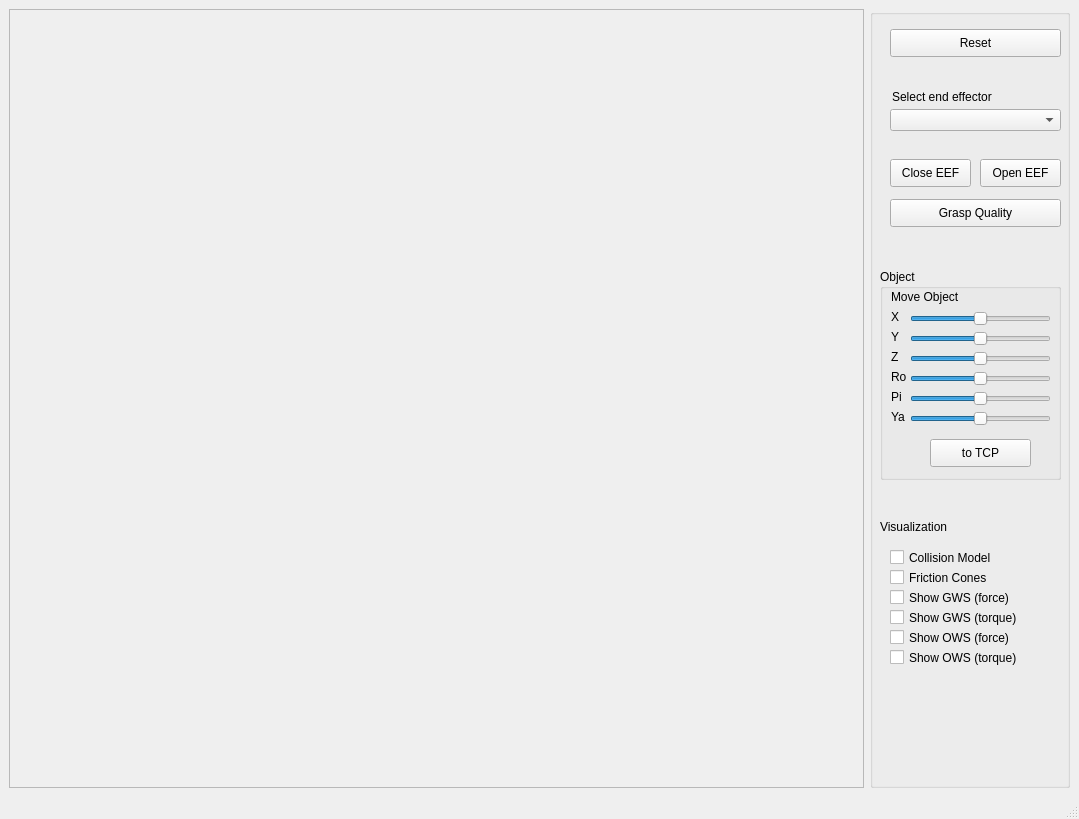
<?xml version="1.0" encoding="UTF-8"?>
<ui version="4.0">
 <class>MainWindowGraspQuality</class>
 <widget class="QMainWindow" name="MainWindowGraspQuality">
  <property name="geometry">
   <rect>
    <x>0</x>
    <y>0</y>
    <width>1079</width>
    <height>819</height>
   </rect>
  </property>
  <property name="windowTitle">
   <string>GraspStudio - GraspQuality</string>
  </property>
  <widget class="QWidget" name="centralwidget">
   <layout class="QGridLayout" name="gridLayout">
    <item row="0" column="0">
     <widget class="QFrame" name="frameViewer">
      <property name="frameShape">
       <enum>QFrame::StyledPanel</enum>
      </property>
      <property name="frameShadow">
       <enum>QFrame::Raised</enum>
      </property>
     </widget>
    </item>
    <item row="0" column="1">
     <widget class="QGroupBox" name="groupBox">
      <property name="maximumSize">
       <size>
        <width>200</width>
        <height>16777215</height>
       </size>
      </property>
      <property name="title">
       <string/>
      </property>
      <widget class="QPushButton" name="pushButtonReset">
       <property name="geometry">
        <rect>
         <x>20</x>
         <y>20</y>
         <width>171</width>
         <height>28</height>
        </rect>
       </property>
       <property name="text">
        <string>Reset</string>
       </property>
      </widget>
      <widget class="QPushButton" name="pushButtonClose">
       <property name="geometry">
        <rect>
         <x>20</x>
         <y>150</y>
         <width>81</width>
         <height>28</height>
        </rect>
       </property>
       <property name="text">
        <string>Close EEF</string>
       </property>
      </widget>
      <widget class="QPushButton" name="pushButtonOpen">
       <property name="geometry">
        <rect>
         <x>110</x>
         <y>150</y>
         <width>81</width>
         <height>28</height>
        </rect>
       </property>
       <property name="text">
        <string>Open EEF</string>
       </property>
      </widget>
      <widget class="QLabel" name="label_10">
       <property name="geometry">
        <rect>
         <x>10</x>
         <y>510</y>
         <width>121</width>
         <height>16</height>
        </rect>
       </property>
       <property name="text">
        <string>Visualization</string>
       </property>
      </widget>
      <widget class="QCheckBox" name="checkBoxColModel">
       <property name="geometry">
        <rect>
         <x>20</x>
         <y>540</y>
         <width>141</width>
         <height>17</height>
        </rect>
       </property>
       <property name="text">
        <string>Collision Model</string>
       </property>
      </widget>
      <widget class="QComboBox" name="comboBoxEEF">
       <property name="geometry">
        <rect>
         <x>20</x>
         <y>100</y>
         <width>171</width>
         <height>22</height>
        </rect>
       </property>
      </widget>
      <widget class="QLabel" name="label">
       <property name="geometry">
        <rect>
         <x>22</x>
         <y>80</y>
         <width>151</width>
         <height>16</height>
        </rect>
       </property>
       <property name="text">
        <string>Select end effector</string>
       </property>
      </widget>
      <widget class="QGroupBox" name="groupBox_2">
       <property name="geometry">
        <rect>
         <x>10</x>
         <y>260</y>
         <width>181</width>
         <height>211</height>
        </rect>
       </property>
       <property name="title">
        <string>Object</string>
       </property>
       <widget class="QSlider" name="horizontalSliderRo">
        <property name="geometry">
         <rect>
          <x>30</x>
          <y>100</y>
          <width>141</width>
          <height>20</height>
         </rect>
        </property>
        <property name="minimum">
         <number>-50</number>
        </property>
        <property name="maximum">
         <number>50</number>
        </property>
        <property name="orientation">
         <enum>Qt::Horizontal</enum>
        </property>
       </widget>
       <widget class="QLabel" name="label_6">
        <property name="geometry">
         <rect>
          <x>11</x>
          <y>80</y>
          <width>16</width>
          <height>16</height>
         </rect>
        </property>
        <property name="text">
         <string>Z</string>
        </property>
       </widget>
       <widget class="QLabel" name="label_3">
        <property name="geometry">
         <rect>
          <x>11</x>
          <y>20</y>
          <width>121</width>
          <height>16</height>
         </rect>
        </property>
        <property name="text">
         <string>Move Object</string>
        </property>
       </widget>
       <widget class="QSlider" name="horizontalSliderZ">
        <property name="geometry">
         <rect>
          <x>30</x>
          <y>80</y>
          <width>141</width>
          <height>20</height>
         </rect>
        </property>
        <property name="minimum">
         <number>-50</number>
        </property>
        <property name="maximum">
         <number>50</number>
        </property>
        <property name="orientation">
         <enum>Qt::Horizontal</enum>
        </property>
       </widget>
       <widget class="QSlider" name="horizontalSliderX">
        <property name="geometry">
         <rect>
          <x>30</x>
          <y>40</y>
          <width>141</width>
          <height>20</height>
         </rect>
        </property>
        <property name="minimum">
         <number>-50</number>
        </property>
        <property name="maximum">
         <number>50</number>
        </property>
        <property name="orientation">
         <enum>Qt::Horizontal</enum>
        </property>
       </widget>
       <widget class="QLabel" name="label_7">
        <property name="geometry">
         <rect>
          <x>11</x>
          <y>100</y>
          <width>16</width>
          <height>16</height>
         </rect>
        </property>
        <property name="text">
         <string>Ro</string>
        </property>
       </widget>
       <widget class="QLabel" name="label_8">
        <property name="geometry">
         <rect>
          <x>11</x>
          <y>120</y>
          <width>16</width>
          <height>16</height>
         </rect>
        </property>
        <property name="text">
         <string>Pi</string>
        </property>
       </widget>
       <widget class="QSlider" name="horizontalSliderPi">
        <property name="geometry">
         <rect>
          <x>30</x>
          <y>120</y>
          <width>141</width>
          <height>20</height>
         </rect>
        </property>
        <property name="minimum">
         <number>-50</number>
        </property>
        <property name="maximum">
         <number>50</number>
        </property>
        <property name="orientation">
         <enum>Qt::Horizontal</enum>
        </property>
       </widget>
       <widget class="QLabel" name="label_9">
        <property name="geometry">
         <rect>
          <x>11</x>
          <y>140</y>
          <width>16</width>
          <height>16</height>
         </rect>
        </property>
        <property name="text">
         <string>Ya</string>
        </property>
       </widget>
       <widget class="QLabel" name="label_5">
        <property name="geometry">
         <rect>
          <x>11</x>
          <y>60</y>
          <width>16</width>
          <height>16</height>
         </rect>
        </property>
        <property name="text">
         <string>Y</string>
        </property>
       </widget>
       <widget class="QSlider" name="horizontalSliderYa">
        <property name="geometry">
         <rect>
          <x>30</x>
          <y>140</y>
          <width>141</width>
          <height>20</height>
         </rect>
        </property>
        <property name="minimum">
         <number>-50</number>
        </property>
        <property name="maximum">
         <number>50</number>
        </property>
        <property name="orientation">
         <enum>Qt::Horizontal</enum>
        </property>
       </widget>
       <widget class="QLabel" name="label_4">
        <property name="geometry">
         <rect>
          <x>11</x>
          <y>40</y>
          <width>16</width>
          <height>16</height>
         </rect>
        </property>
        <property name="text">
         <string>X</string>
        </property>
       </widget>
       <widget class="QSlider" name="horizontalSliderY">
        <property name="geometry">
         <rect>
          <x>30</x>
          <y>60</y>
          <width>141</width>
          <height>20</height>
         </rect>
        </property>
        <property name="minimum">
         <number>-50</number>
        </property>
        <property name="maximum">
         <number>50</number>
        </property>
        <property name="orientation">
         <enum>Qt::Horizontal</enum>
        </property>
       </widget>
       <widget class="QPushButton" name="pushButtonToTCP">
        <property name="geometry">
         <rect>
          <x>50</x>
          <y>170</y>
          <width>101</width>
          <height>28</height>
         </rect>
        </property>
        <property name="text">
         <string>to TCP</string>
        </property>
       </widget>
      </widget>
      <widget class="QCheckBox" name="checkBoxCones">
       <property name="geometry">
        <rect>
         <x>20</x>
         <y>560</y>
         <width>141</width>
         <height>17</height>
        </rect>
       </property>
       <property name="text">
        <string>Friction Cones</string>
       </property>
      </widget>
      <widget class="QPushButton" name="pushButtonQuality">
       <property name="geometry">
        <rect>
         <x>20</x>
         <y>190</y>
         <width>171</width>
         <height>28</height>
        </rect>
       </property>
       <property name="text">
        <string>Grasp Quality</string>
       </property>
      </widget>
      <widget class="QCheckBox" name="checkBoxGWS1">
       <property name="geometry">
        <rect>
         <x>20</x>
         <y>580</y>
         <width>161</width>
         <height>17</height>
        </rect>
       </property>
       <property name="text">
        <string>Show GWS (force)</string>
       </property>
      </widget>
      <widget class="QCheckBox" name="checkBoxGWS2">
       <property name="geometry">
        <rect>
         <x>20</x>
         <y>600</y>
         <width>161</width>
         <height>17</height>
        </rect>
       </property>
       <property name="text">
        <string>Show GWS (torque)</string>
       </property>
      </widget>
      <widget class="QCheckBox" name="checkBoxOWS2">
       <property name="geometry">
        <rect>
         <x>20</x>
         <y>640</y>
         <width>171</width>
         <height>17</height>
        </rect>
       </property>
       <property name="text">
        <string>Show OWS (torque)</string>
       </property>
      </widget>
      <widget class="QCheckBox" name="checkBoxOWS1">
       <property name="geometry">
        <rect>
         <x>20</x>
         <y>620</y>
         <width>161</width>
         <height>17</height>
        </rect>
       </property>
       <property name="text">
        <string>Show OWS (force)</string>
       </property>
      </widget>
     </widget>
    </item>
   </layout>
  </widget>
  <widget class="QMenuBar" name="menubar">
   <property name="geometry">
    <rect>
     <x>0</x>
     <y>0</y>
     <width>1079</width>
     <height>25</height>
    </rect>
   </property>
  </widget>
  <widget class="QStatusBar" name="statusbar"/>
 </widget>
 <resources/>
 <connections/>
</ui>
